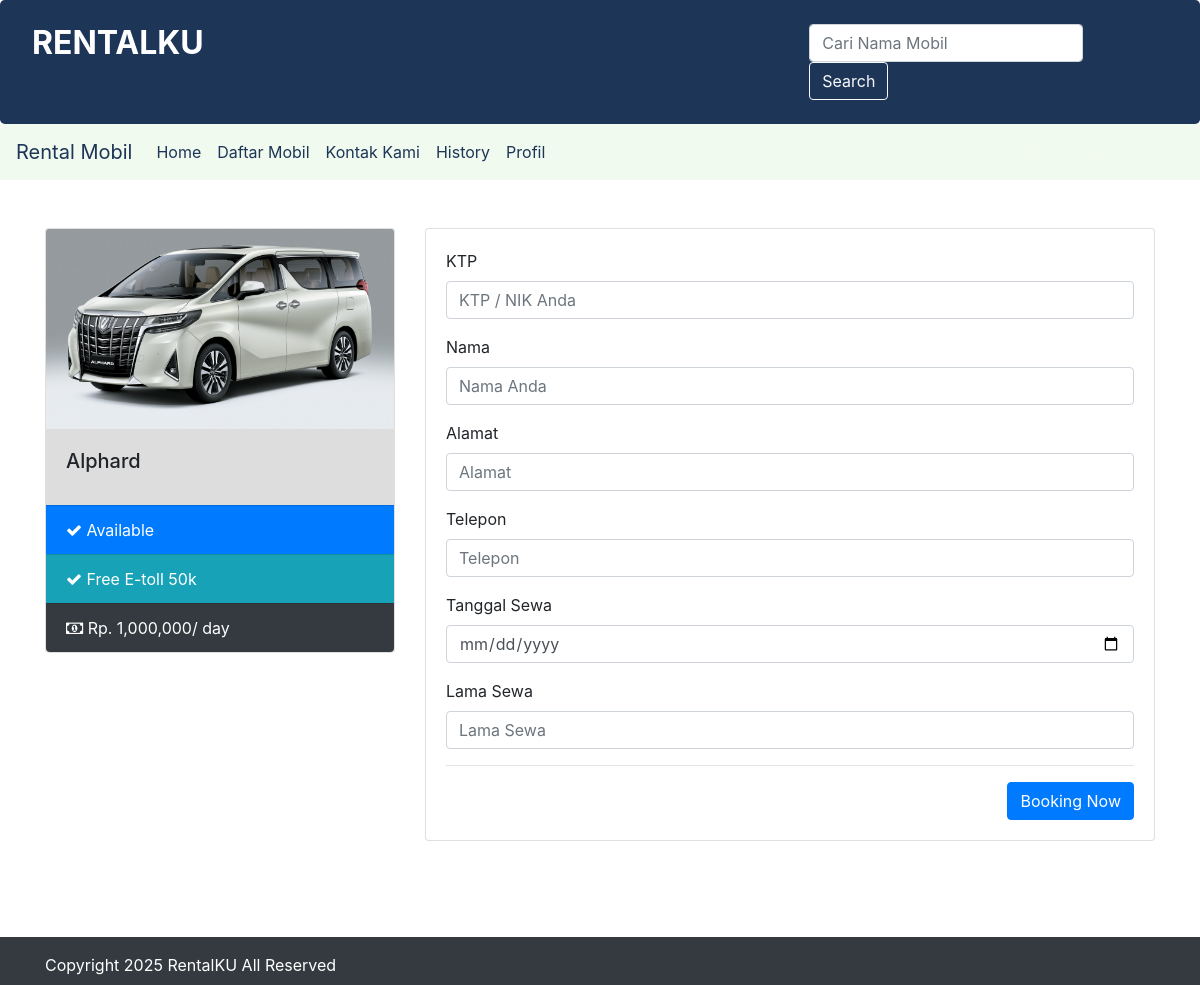
The page /booking.php?id=8 (signed in) on the database its author committed.
### tables this page shows
CREATE TABLE `infoweb` (
  `id` int NOT NULL,
  `nama_rental` varchar(255) NOT NULL,
  `telp` bigint NOT NULL,
  `alamat` varchar(255) NOT NULL,
  `email` varchar(255) NOT NULL,
  `no_rek` bigint NOT NULL,
  `updated_at` timestamp NOT NULL
);

CREATE TABLE `mobil` (
  `id_mobil` int NOT NULL,
  `no_plat` varchar(255) NOT NULL,
  `merk` varchar(255) NOT NULL,
  `harga` int NOT NULL,
  `deskripsi` varchar(255) NOT NULL,
  `status` varchar(255) NOT NULL,
  `gambar` text NOT NULL
);

### koneksi/koneksi.php (called while the page is built, shortened)
<?php
    $user = 'root';
    $pass = 'root';
    try {
    $koneksi = new PDO("mysql:host=localhost:8889;dbname=mobing", $user, $pass);
    $koneksi->setAttribute(PDO::ATTR_ERRMODE, PDO::ERRMODE_EXCEPTION);
} catch (PDOException $e) {
    die('Database connection failed: ' . $e->getMessage());
}
    $url = "http://localhost:8000/";
    $sql_web = "SELECT * FROM infoweb WHERE id = 1";
    $row_web = $koneksi->prepare($sql_web);
    $row_web->execute();
    $info_web = $row_web->fetch(PDO::FETCH_OBJ);
?>

### booking.php (the view, shortened to what this page needs)
<?php
    require 'koneksi/koneksi.php';
    include 'header.php';
    $id = $_GET['id'];
    $isi = $koneksi->query("SELECT * FROM mobil WHERE id_mobil = '$id'")->fetch();
?>
<div class="container">
<div class="row">
    <div class="col-sm-4">
        <div class="card">
            <img src="assets/image/<?php echo $isi['gambar'];?>" class="card-img-top" style="height:200px;">
            <div class="card-body" style="background:#ddd">
            <h5 class="card-title"><?php echo $isi['merk'];?></h5>
            </div>
            <ul class="list-group list-group-flush">
            <?php if($isi['status'] == 'Tersedia'){?>
                <li class="list-group-item bg-primary text-white">
                    <i class="fa fa-check"></i> Available
                </li>
            <?php }else{?>
                <li class="list-group-item bg-danger text-white">
                    <i class="fa fa-close"></i> Not Available
                </li>
            <?php }?>
            <li class="list-group-item bg-info text-white"><i class="fa fa-check"></i> Free E-toll 50k</li>
            <li class="list-group-item bg-dark text-white">
                <i class="fa fa-money"></i> Rp. <?php echo number_format($isi['harga']);?>/ day
            </li>
            </ul>
        </div>
    </div>
    <div class="col-sm-8">
         <div class="card">
           <div class="card-body">
               <form method="post" action="koneksi/proses.php?id=booking">
                    <div class="form-group">
                      <label for="">KTP</label>
                      <input type="text" name="ktp" id="" required class="form-control" placeholder="KTP / NIK Anda">
                    </div>
                    <div class="form-group">
                      <label for="">Nama</label>
                      <input type="text" name="nama" id="" required class="form-control" placeholder="Nama Anda">
                    </div>
                    <div class="form-group">
                      <label for="">Alamat</label>
                      <input type="text" name="alamat" id="" required class="form-control" placeholder="Alamat">
                    </div>
                    <div class="form-group">
                      <label for="">Telepon</label>
                      <input type="text" name="no_tlp" id="" required class="form-control" placeholder="Telepon">
                    </div>
                    <div class="form-group">
                      <label for="">Tanggal Sewa</label>
                      <input type="date" name="tanggal" id="" required class="form-control" placeholder="Nama Anda">
                    </div>
                    <div class="form-group">
                      <label for="">Lama Sewa</label>
                      <input type="number" name="lama_sewa" id="" required class="form-control" placeholder="Lama Sewa">
                    </div>
                    <hr/>
                    <?php if($isi['status'] == 'Tersedia'){?>
                        <button type="submit" class="btn btn-primary float-right">Booking Now</button>
                    <?php }else{?>
                        <button type="submit" class="btn btn-danger float-right" disabled>Booking Now</button>
                    <?php }?>
               </form>
           </div>
         </div>
    </div>
</div>
</div>
<?php include 'footer.php';?>

### header.php (shortened to what this page needs)
<!doctype html>
<html lang="en">
  <head>
    <link rel="stylesheet" href="assets/css/bootstrap.css" >
    <link rel="stylesheet" href="assets/css/font-awesome.css" >
  </head>
  <body>
    <div class="jumbotron pt-4 pb-4" style="background-color: #1D3557; color: white;">
        <div class="row">
            <div class="col-sm-8">
                <h2><b style="text-transform:uppercase;"><?php echo  $info_web->nama_rental;?> </b></h2>
            </div>
            <div class="col-sm-4">
                <form class="form-inline" method="get" action="blog.php">
                    <input class="form-control mr-sm-2" type="search" name="cari" placeholder="Cari Nama Mobil" aria-label="Search">
                    <button class="btn btn-outline-light my-2 my-sm-0" type="submit">Search</button>
                </form>
            </div>
        </div>
    </div>
    <nav class="navbar navbar-expand-lg navbar-light" style="background-color: #F1FAEE;">
        <div class="collapse navbar-collapse" id="navbarTogglerDemo01">
            <a class="navbar-brand" href="#" style="color: #1D3557;">Rental Mobil</a>
            <ul class="navbar-nav mr-auto mt-2 mt-lg-0">
                <li class="nav-item active">
                    <a class="nav-link" href="index.php" style="color: #1D3557;">Home <span class="sr-only">(current)</span></a>
                </li>
                <li class="nav-item active">
                    <a class="nav-link" href="blog.php" style="color: #1D3557;">Daftar Mobil</a>
                </li>
                <li class="nav-item active">
                    <a class="nav-link" href="kontak.php" style="color: #1D3557;">Kontak Kami</a>
                </li>
            <?php if(!empty($_SESSION['USER'])){?>
                <li class="nav-item active">
                    <a class="nav-link" href="history.php" style="color: #1D3557;">History</a>
                </li>
                <li class="nav-item active">
                    <a class="nav-link" href="profil.php" style="color: #1D3557;">Profil</a>
                </li>
            <?php }?>
            </ul>
            <?php if(!empty($_SESSION['USER'])){?>
            <ul class="navbar-nav my-2 my-lg-0">
                <li class="nav-item">
                    <a class="nav-link" href="#" style="color: #F1FAEE;">
                        <i class="fa fa-user"></i> Hallo, <?php echo $_SESSION['USER']['nama_pengguna'];?>
                    </a>
                </li>
                <li class="nav-item">
                    <a class="nav-link" onclick="return confirm('Apakah anda ingin logout ?');" href="<?php echo $url;?>admin/logout.php" style="color: #F1FAEE;">Logout</a>
                </li>
            </ul>
            <?php }?>
        </div>
    </nav>
  </body>
</html>

### footer.php (shortened to what this page needs)
    <div class="footer mt-4 bg-dark text-white pt-3 pb-2">
      <div class="container">
        Copyright <?php echo  date('Y');?> <?php echo  $info_web->nama_rental;?> All Reserved
      </div>
    </div>
  </body>
</html>

### rows shown on the page
infoweb: nama_rental "RENTALKU", nama_rental "RentalKU"
mobil: gambar (picture), merk "Alphard", harga "1,000,000"
